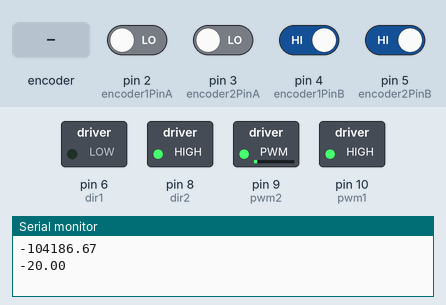
This sketch was run on a simulated Arduino Uno, built with avr-gcc and run on an emulated ATmega328P. Parts: switched loads named in the sketch (green lamp = pin HIGH), the last lines printed to the serial monitor. Dashed ring = blinking. The inputs (shaded band) are chosen by the test bench; at power-on: pin 4 (encoder1PinB), pin 5 (encoder2PinB) HIGH, pin 2 (encoder1PinA), pin 3 (encoder2PinA) LOW.

Above: at 1.2 s.
1.3 s: rotary encoder on pin 2 (encoder1PinA) / pin 4 (encoder1PinB) turned 1 step (first pin leading)
At 2.8 s:
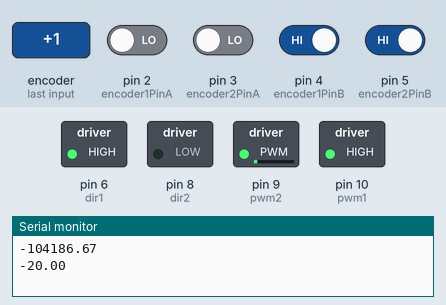
10.5 s: rotary encoder on pin 2 (encoder1PinA) / pin 4 (encoder1PinB) turned 2 steps (second pin leading)
At 12.8 s:
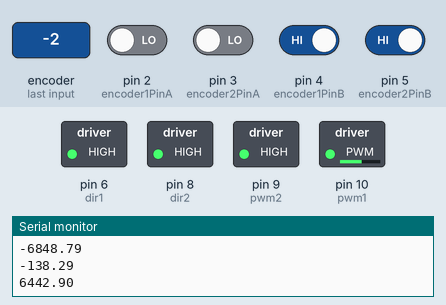
13.9 s: pin 3 (encoder2PinA) driven HIGH
At 16.5 s:
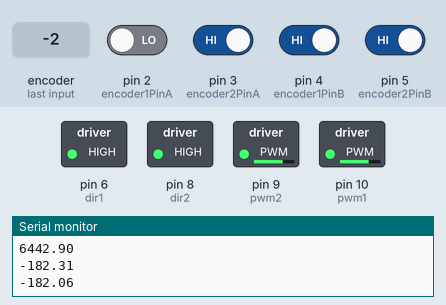
Timing chart, 0 to 25.9 s (numbered marks = the images above; inputs shaded):
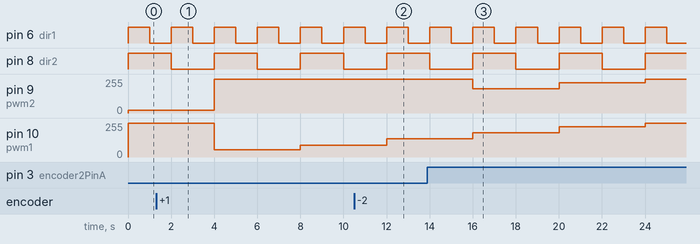

The sketch:

sketch_nov26b.ino
```cpp
//Define sensor pins
// #define IR_left A1
// #define IR_center A2
// #define IR_right A0
// #define PushButton 12
// #define led 10

//Define pin numbers for encoders
#define encoder1PinA 2
#define encoder2PinA 3
#define encoder1PinB 4
#define encoder2PinB 5

//Variables for motor control
const int maxSpeed2 = 50;
const int maxSpeed = 10;
const int lowSpeed = 100;
const int dir1 = 6;  // Left motors direction
const int pwm1 = 10;  // Left motors speed control
const int dir2 = 8;  // Right motors direction
const int pwm2 = 9;  // Right motors speed control
bool is_on = 0;

//Variables for encoder counts
volatile long encoder1Count = 0;
volatile long encoder2Count = 0;

//Variables for PID Control
int target = maxSpeed; //target should be the other motor
float u1;
float u2;
float kp = 2.0;
float kd = 1.0;
float ki = 1.0;
long previousTime = 0;
float ePrevious = 0;
float eIntegral = 0;


void setup() {
  // put your setup code here, to run once:
  Serial.begin(9600);

  // pinMode(PushButton, INPUT_PULLUP);
  // pinMode(IR_left, INPUT);
  // pinMode(IR_center, INPUT);
  // pinMode(IR_right, INPUT);
  // pinMode(led, OUTPUT);

  pinMode(dir1, OUTPUT);
  pinMode(pwm1, OUTPUT);
  pinMode(dir2, OUTPUT);
  pinMode(pwm2, OUTPUT);


  pinMode(encoder1PinA, INPUT);
  pinMode(encoder1PinB, INPUT);
  pinMode(encoder2PinA, INPUT);
  pinMode(encoder2PinB, INPUT);

  attachInterrupt(digitalPinToInterrupt(encoder1PinA), handleEncoder1, RISING);
  attachInterrupt(digitalPinToInterrupt(encoder2PinA), handleEncoder2, RISING);
}

void loop() {
  // put your main code here, to run repeatedly:
  // int L, C, R;

  // L = analogRead(IR_left);
  // C = analogRead(IR_center);
  // R = analogRead(IR_right);

  // if (digitalRead(PushButton) == 0) {
  //   while (digitalRead(PushButton) == 0) {}
  //   is_on = !is_on;
  // }

  // if (is_on == 1) {
  //   digitalWrite(led, 1);
  //   Serial.print("C= ");
  //   Serial.print(C);
  //   Serial.print(" L= ");
  //   Serial.print(L);
  //   Serial.print(" R= ");
  //   Serial.println(R);

    u1= pidController(target, kp, kd, ki, encoder1Count);
    u2= pidController(target, kp, kd, ki, encoder2Count);
    Serial.println(u1);
    Serial.println(u2);
    Serial.println("");

    accelerateForward();
    delay(1000);
    accelerateTurnLeft();
    delay(1000);
    accelerateTurnRight();
    delay(1000);
    accelerateback();
    delay(1000);

  //   if (C > 900) {
  //       accelerateForward();
  //       Serial.print("Forward ");
  //       Serial.print("C= ");
  //       Serial.println(C);
  //   } else if (L > 500) {
  //       accelerateTurnLeft();
  //       Serial.print("Left ");
  //       Serial.print("L= ");
  //       Serial.println(L);
  //   } else if (R > 500) {
  //       accelerateTurnRight();
  //       Serial.print("Right ");
  //       Serial.print("R= ");
  //       Serial.println(R);
  //   } else {
  //     accelerateback();
  //     Serial.println("back");
  //   }
  // } else {
  //   digitalWrite(led, 0);
  //   stop_mymotor();
  // }
  // Serial.println(is_on);
}

////////////////////////////////////////////////////////////////////////////////////////////////////////////////////////////////////////////////////////////////////
void accelerateForward() {
  digitalWrite(dir1, HIGH);
  digitalWrite(dir2, HIGH);
  analogWrite(pwm1, fabs(u1));
  analogWrite(pwm2, fabs(u2));
}
///////////////////////////////////////////////////////////////////////////////////////////////////////////////////////////////////////////////////////////////////
void accelerateback() {
  digitalWrite(dir1, LOW);
  digitalWrite(dir2, LOW);
  analogWrite(pwm1, fabs(u1));
  analogWrite(pwm2, fabs(u2));
}
///////////////////////////////////////////////////////////////////////////////////////////////////////////////////////////////////////////////////////////////////
void accelerateTurnLeft() {
  digitalWrite(dir1, LOW);
  digitalWrite(dir2, HIGH);
  analogWrite(pwm1, fabs(u1));
  analogWrite(pwm2, fabs(u2));
  // delay (1200);
}
///////////////////////////////////////////////////////////////////////////////////////////////////////////////////////////////////////////////////////////////////
void accelerateTurnRight() {
  digitalWrite(dir1, HIGH);
  digitalWrite(dir2, LOW);
  analogWrite(pwm1, fabs(u1));
  analogWrite(pwm2, fabs(u2));
  // delay (1200);

}
///////////////////////////////////////////////////////////////////////////////////////////////////////////////////////////////////////////////////////////////////
void stop_mymotor() {
  digitalWrite(dir1, LOW);
  digitalWrite(dir2, LOW);
  analogWrite(pwm1, 0);
  analogWrite(pwm2, 0);
}
///////////////////////////////////////////////////////////////////////////////////////////////////////////////////////////////////////////////////////////////////
void handleEncoder1() {
  if (digitalRead(encoder1PinA) > digitalRead(encoder1PinB)){
    encoder1Count++;
  }
  else{
    encoder1Count--;
  }
}
///////////////////////////////////////////////////////////////////////////////////////////////////////////////////////////////////////////////////////////////////
void handleEncoder2() {
  if (digitalRead(encoder2PinA) > digitalRead(encoder2PinB)){
    encoder2Count++;
  }
  else{
    encoder2Count--;
  }
}
///////////////////////////////////////////////////////////////////////////////////////////////////////////////////////////////////////////////////////////////////
float pidController(int target, float kp, float kd, float ki, volatile long encoderCount) {
  long currentTime = micros();
  float deltaT = ((float)(currentTime - previousTime)) / 1.0e6;

  int e = encoderCount - target;
  float eDerivative = (e - ePrevious) / deltaT;
  eIntegral = eIntegral + e * deltaT;

  float u = (kp * e) + (kd * eDerivative) + (ki * eIntegral);

  previousTime = currentTime;
  ePrevious = e;

  return u;
}
///////////////////////////////////////////////////////////////////////////////////////////////////////////////////////////////////////////////////////////////////
/*void stopMovingGradually() {
  analogWrite(pwm1, 0);
  analogWrite(pwm2, 0);
}*/
```

Measured:
- after the input at 10.5 s, pin 10 (pwm1): 89/255 → 138/255 after 1.5 s
- after the input at 13.9 s, pin 9 (pwm2): 255/255 → 182/255 after 2.1 s, → 226/255 4.0 s later, → 255/255 4.0 s later
- by itself, pin 6 (dir1): alternates HIGH for 1.0 s and LOW for 1.0 s
- by itself, pin 8 (dir2): alternates HIGH for 2.0 s and LOW for 2.0 s
